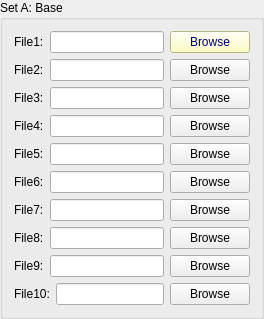
          <widget class="QGroupBox" name="groupBox_4">
           <property name="title">
            <string>Set A: Base</string>
           </property>
           <layout class="QVBoxLayout" name="verticalLayout_4">
            <item>
             <layout class="QVBoxLayout" name="verticalLayout_3">
              <item>
               <layout class="QHBoxLayout" name="horizontalLayout_4">
                <item>
                 <widget class="QLabel" name="label_5">
                  <property name="text">
                   <string>File1:</string>
                  </property>
                 </widget>
                </item>
                <item>
                 <widget class="QLineEdit" name="lineEdit"/>
                </item>
                <item>
                 <widget class="QPushButton" name="pushButton">
                  <property name="palette">
                   <palette>
                    <active>
                     <colorrole role="WindowText">
                      <brush brushstyle="SolidPattern">
                       <color alpha="255">
                        <red>0</red>
                        <green>0</green>
                        <blue>0</blue>
                       </color>
                      </brush>
                     </colorrole>
                     <colorrole role="Button">
                      <brush brushstyle="SolidPattern">
                       <color alpha="255">
                        <red>255</red>
                        <green>255</green>
                        <blue>178</blue>
                       </color>
                      </brush>
                     </colorrole>
                     <colorrole role="Light">
                      <brush brushstyle="SolidPattern">
                       <color alpha="255">
                        <red>255</red>
                        <green>255</green>
                        <blue>255</blue>
                       </color>
                      </brush>
                     </colorrole>
                     <colorrole role="Midlight">
                      <brush brushstyle="SolidPattern">
                       <color alpha="255">
                        <red>255</red>
                        <green>255</green>
                        <blue>216</blue>
                       </color>
                      </brush>
                     </colorrole>
                     <colorrole role="Dark">
                      <brush brushstyle="SolidPattern">
                       <color alpha="255">
                        <red>127</red>
                        <green>127</green>
                        <blue>89</blue>
                       </color>
                      </brush>
                     </colorrole>
                     <colorrole role="Mid">
                      <brush brushstyle="SolidPattern">
                       <color alpha="255">
                        <red>170</red>
                        <green>170</green>
                        <blue>119</blue>
                       </color>
                      </brush>
                     </colorrole>
                     <colorrole role="Text">
                      <brush brushstyle="SolidPattern">
                       <color alpha="255">
                        <red>85</red>
                        <green>85</green>
                        <blue>255</blue>
                       </color>
                      </brush>
                     </colorrole>
                     <colorrole role="BrightText">
                      <brush brushstyle="SolidPattern">
                       <color alpha="255">
                        <red>255</red>
                        <green>255</green>
                        <blue>255</blue>
                       </color>
                      </brush>
                     </colorrole>
                     <colorrole role="ButtonText">
                      <brush brushstyle="SolidPattern">
                       <color alpha="255">
                        <red>0</red>
                        <green>0</green>
                        <blue>127</blue>
                       </color>
                      </brush>
                     </colorrole>
                     <colorrole role="Base">
                      <brush brushstyle="SolidPattern">
                       <color alpha="255">
                        <red>255</red>
                        <green>255</green>
                        <blue>255</blue>
                       </color>
                      </brush>
                     </colorrole>
                     <colorrole role="Window">
                      <brush brushstyle="SolidPattern">
                       <color alpha="255">
                        <red>255</red>
                        <green>255</green>
                        <blue>178</blue>
                       </color>
                      </brush>
                     </colorrole>
                     <colorrole role="Shadow">
                      <brush brushstyle="SolidPattern">
                       <color alpha="255">
                        <red>0</red>
                        <green>0</green>
                        <blue>0</blue>
                       </color>
                      </brush>
                     </colorrole>
                     <colorrole role="AlternateBase">
                      <brush brushstyle="SolidPattern">
                       <color alpha="255">
                        <red>255</red>
                        <green>255</green>
                        <blue>216</blue>
                       </color>
                      </brush>
                     </colorrole>
                     <colorrole role="ToolTipBase">
                      <brush brushstyle="SolidPattern">
                       <color alpha="255">
                        <red>255</red>
                        <green>255</green>
                        <blue>220</blue>
                       </color>
                      </brush>
                     </colorrole>
                     <colorrole role="ToolTipText">
                      <brush brushstyle="SolidPattern">
                       <color alpha="255">
                        <red>0</red>
                        <green>0</green>
                        <blue>0</blue>
                       </color>
                      </brush>
                     </colorrole>
                    </active>
                    <inactive>
                     <colorrole role="WindowText">
                      <brush brushstyle="SolidPattern">
                       <color alpha="255">
                        <red>0</red>
                        <green>0</green>
                        <blue>255</blue>
                       </color>
                      </brush>
                     </colorrole>
                     <colorrole role="Button">
                      <brush brushstyle="SolidPattern">
                       <color alpha="255">
                        <red>255</red>
                        <green>255</green>
                        <blue>178</blue>
                       </color>
                      </brush>
                     </colorrole>
                     <colorrole role="Light">
                      <brush brushstyle="SolidPattern">
                       <color alpha="255">
                        <red>255</red>
                        <green>255</green>
                        <blue>255</blue>
                       </color>
                      </brush>
                     </colorrole>
                     <colorrole role="Midlight">
                      <brush brushstyle="SolidPattern">
                       <color alpha="255">
                        <red>255</red>
                        <green>255</green>
                        <blue>216</blue>
                       </color>
                      </brush>
                     </colorrole>
                     <colorrole role="Dark">
                      <brush brushstyle="SolidPattern">
                       <color alpha="255">
                        <red>127</red>
                        <green>127</green>
                        <blue>89</blue>
                       </color>
                      </brush>
                     </colorrole>
                     <colorrole role="Mid">
                      <brush brushstyle="SolidPattern">
                       <color alpha="255">
                        <red>170</red>
                        <green>170</green>
                        <blue>119</blue>
                       </color>
                      </brush>
                     </colorrole>
                     <colorrole role="Text">
                      <brush brushstyle="SolidPattern">
                       <color alpha="255">
                        <red>85</red>
                        <green>85</green>
                        <blue>255</blue>
                       </color>
                      </brush>
                     </colorrole>
                     <colorrole role="BrightText">
                      <brush brushstyle="SolidPattern">
                       <color alpha="255">
                        <red>255</red>
                        <green>255</green>
                        <blue>255</blue>
                       </color>
                      </brush>
                     </colorrole>
                     <colorrole role="ButtonText">
                      <brush brushstyle="SolidPattern">
                       <color alpha="255">
                        <red>0</red>
                        <green>0</green>
                        <blue>127</blue>
                       </color>
                      </brush>
                     </colorrole>
                     <colorrole role="Base">
                      <brush brushstyle="SolidPattern">
                       <color alpha="255">
                        <red>255</red>
                        <green>255</green>
                        <blue>255</blue>
                       </color>
                      </brush>
                     </colorrole>
                     <colorrole role="Window">
                      <brush brushstyle="SolidPattern">
                       <color alpha="255">
                        <red>255</red>
                        <green>255</green>
                        <blue>178</blue>
                       </color>
                      </brush>
                     </colorrole>
                     <colorrole role="Shadow">
                      <brush brushstyle="SolidPattern">
                       <color alpha="255">
                        <red>0</red>
                        <green>0</green>
                        <blue>0</blue>
                       </color>
                      </brush>
                     </colorrole>
                     <colorrole role="AlternateBase">
                      <brush brushstyle="SolidPattern">
                       <color alpha="255">
                        <red>255</red>
                        <green>255</green>
                        <blue>216</blue>
                       </color>
                      </brush>
                     </colorrole>
                     <colorrole role="ToolTipBase">
                      <brush brushstyle="SolidPattern">
                       <color alpha="255">
                        <red>255</red>
                        <green>255</green>
                        <blue>220</blue>
                       </color>
                      </brush>
                     </colorrole>
                     <colorrole role="ToolTipText">
                      <brush brushstyle="SolidPattern">
                       <color alpha="255">
                        <red>0</red>
                        <green>0</green>
                        <blue>0</blue>
                       </color>
                      </brush>
                     </colorrole>
                    </inactive>
                    <disabled>
                     <colorrole role="WindowText">
                      <brush brushstyle="SolidPattern">
                       <color alpha="255">
                        <red>127</red>
                        <green>127</green>
                        <blue>89</blue>
                       </color>
                      </brush>
                     </colorrole>
                     <colorrole role="Button">
                      <brush brushstyle="SolidPattern">
                       <color alpha="255">
                        <red>255</red>
                        <green>255</green>
                        <blue>178</blue>
                       </color>
                      </brush>
                     </colorrole>
                     <colorrole role="Light">
                      <brush brushstyle="SolidPattern">
                       <color alpha="255">
                        <red>255</red>
                        <green>255</green>
                        <blue>255</blue>
                       </color>
                      </brush>
                     </colorrole>
                     <colorrole role="Midlight">
                      <brush brushstyle="SolidPattern">
                       <color alpha="255">
                        <red>255</red>
                        <green>255</green>
                        <blue>216</blue>
                       </color>
                      </brush>
                     </colorrole>
                     <colorrole role="Dark">
                      <brush brushstyle="SolidPattern">
                       <color alpha="255">
                        <red>127</red>
                        <green>127</green>
                        <blue>89</blue>
                       </color>
                      </brush>
                     </colorrole>
                     <colorrole role="Mid">
                      <brush brushstyle="SolidPattern">
                       <color alpha="255">
                        <red>170</red>
                        <green>170</green>
                        <blue>119</blue>
                       </color>
                      </brush>
                     </colorrole>
                     <colorrole role="Text">
                      <brush brushstyle="SolidPattern">
                       <color alpha="255">
                        <red>127</red>
                        <green>127</green>
                        <blue>89</blue>
                       </color>
                      </brush>
                     </colorrole>
                     <colorrole role="BrightText">
                      <brush brushstyle="SolidPattern">
                       <color alpha="255">
                        <red>255</red>
                        <green>255</green>
                        <blue>255</blue>
                       </color>
                      </brush>
                     </colorrole>
                     <colorrole role="ButtonText">
                      <brush brushstyle="SolidPattern">
                       <color alpha="255">
                        <red>127</red>
                        <green>127</green>
                        <blue>89</blue>
                       </color>
                      </brush>
                     </colorrole>
                     <colorrole role="Base">
                      <brush brushstyle="SolidPattern">
                       <color alpha="255">
                        <red>255</red>
                        <green>255</green>
                        <blue>178</blue>
                       </color>
                      </brush>
                     </colorrole>
                     <colorrole role="Window">
                      <brush brushstyle="SolidPattern">
                       <color alpha="255">
                        <red>255</red>
                        <green>255</green>
                        <blue>178</blue>
                       </color>
                      </brush>
                     </colorrole>
                     <colorrole role="Shadow">
                      <brush brushstyle="SolidPattern">
                       <color alpha="255">
                        <red>0</red>
                        <green>0</green>
                        <blue>0</blue>
                       </color>
                      </brush>
                     </colorrole>
                     <colorrole role="AlternateBase">
                      <brush brushstyle="SolidPattern">
                       <color alpha="255">
                        <red>255</red>
                        <green>255</green>
                        <blue>178</blue>
                       </color>
                      </brush>
                     </colorrole>
                     <colorrole role="ToolTipBase">
                      <brush brushstyle="SolidPattern">
                       <color alpha="255">
                        <red>255</red>
                        <green>255</green>
                        <blue>220</blue>
                       </color>
                      </brush>
                     </colorrole>
                     <colorrole role="ToolTipText">
                      <brush brushstyle="SolidPattern">
                       <color alpha="255">
                        <red>0</red>
                        <green>0</green>
                        <blue>0</blue>
                       </color>
                      </brush>
                     </colorrole>
                    </disabled>
                   </palette>
                  </property>
                  <property name="text">
                   <string>Browse</string>
                  </property>
                 </widget>
                </item>
               </layout>
              </item>
              <item>
               <layout class="QHBoxLayout" name="horizontalLayout_5">
                <item>
                 <widget class="QLabel" name="label_8">
                  <property name="text">
                   <string>File2:</string>
                  </property>
                 </widget>
                </item>
                <item>
                 <widget class="QLineEdit" name="lineEdit_4"/>
                </item>
                <item>
                 <widget class="QPushButton" name="pushButton_4">
                  <property name="text">
                   <string>Browse</string>
                  </property>
                 </widget>
                </item>
               </layout>
              </item>
              <item>
               <layout class="QHBoxLayout" name="horizontalLayout_6">
                <item>
                 <widget class="QLabel" name="label_9">
                  <property name="text">
                   <string>File3:</string>
                  </property>
                 </widget>
                </item>
                <item>
                 <widget class="QLineEdit" name="lineEdit_5"/>
                </item>
                <item>
                 <widget class="QPushButton" name="pushButton_5">
                  <property name="text">
                   <string>Browse</string>
                  </property>
                 </widget>
                </item>
               </layout>
              </item>
              <item>
               <layout class="QHBoxLayout" name="horizontalLayout_7">
                <item>
                 <widget class="QLabel" name="label_12">
                  <property name="text">
                   <string>File4:</string>
                  </property>
                 </widget>
                </item>
                <item>
                 <widget class="QLineEdit" name="lineEdit_8"/>
                </item>
                <item>
                 <widget class="QPushButton" name="pushButton_8">
                  <property name="text">
                   <string>Browse</string>
                  </property>
                 </widget>
                </item>
               </layout>
              </item>
              <item>
               <layout class="QHBoxLayout" name="horizontalLayout_8">
                <item>
                 <widget class="QLabel" name="label_11">
                  <property name="text">
                   <string>File5:</string>
                  </property>
                 </widget>
                </item>
                <item>
                 <widget class="QLineEdit" name="lineEdit_7"/>
                </item>
                <item>
                 <widget class="QPushButton" name="pushButton_6">
                  <property name="text">
                   <string>Browse</string>
                  </property>
                 </widget>
                </item>
               </layout>
              </item>
              <item>
               <layout class="QHBoxLayout" name="horizontalLayout_9">
                <item>
                 <widget class="QLabel" name="label_10">
                  <property name="text">
                   <string>File6:</string>
                  </property>
                 </widget>
                </item>
                <item>
                 <widget class="QLineEdit" name="lineEdit_6"/>
                </item>
                <item>
                 <widget class="QPushButton" name="pushButton_7">
                  <property name="text">
                   <string>Browse</string>
                  </property>
                 </widget>
                </item>
               </layout>
              </item>
              <item>
               <layout class="QHBoxLayout" name="horizontalLayout_10">
                <item>
                 <widget class="QLabel" name="label_13">
                  <property name="text">
                   <string>File7:</string>
                  </property>
                 </widget>
                </item>
                <item>
                 <widget class="QLineEdit" name="lineEdit_9"/>
                </item>
                <item>
                 <widget class="QPushButton" name="pushButton_9">
                  <property name="text">
                   <string>Browse</string>
                  </property>
                 </widget>
                </item>
               </layout>
              </item>
              <item>
               <layout class="QHBoxLayout" name="horizontalLayout_11">
                <item>
                 <widget class="QLabel" name="label_21">
                  <property name="text">
                   <string>File8:</string>
                  </property>
                 </widget>
                </item>
                <item>
                 <widget class="QLineEdit" name="lineEdit_17"/>
                </item>
                <item>
                 <widget class="QPushButton" name="pushButton_17">
                  <property name="text">
                   <string>Browse</string>
                  </property>
                 </widget>
                </item>
               </layout>
              </item>
              <item>
               <layout class="QHBoxLayout" name="horizontalLayout_12">
                <item>
                 <widget class="QLabel" name="label_22">
                  <property name="text">
                   <string>File9:</string>
                  </property>
                 </widget>
                </item>
                <item>
                 <widget class="QLineEdit" name="lineEdit_18"/>
                </item>
                <item>
                 <widget class="QPushButton" name="pushButton_18">
                  <property name="text">
                   <string>Browse</string>
                  </property>
                 </widget>
                </item>
               </layout>
              </item>
              <item>
               <layout class="QHBoxLayout" name="horizontalLayout_13">
                <item>
                 <widget class="QLabel" name="label_23">
                  <property name="text">
                   <string>File10:</string>
                  </property>
                 </widget>
                </item>
                <item>
                 <widget class="QLineEdit" name="lineEdit_19"/>
                </item>
                <item>
                 <widget class="QPushButton" name="pushButton_19">
                  <property name="text">
                   <string>Browse</string>
                  </property>
                 </widget>
                </item>
               </layout>
              </item>
             </layout>
            </item>
           </layout>
          </widget>
